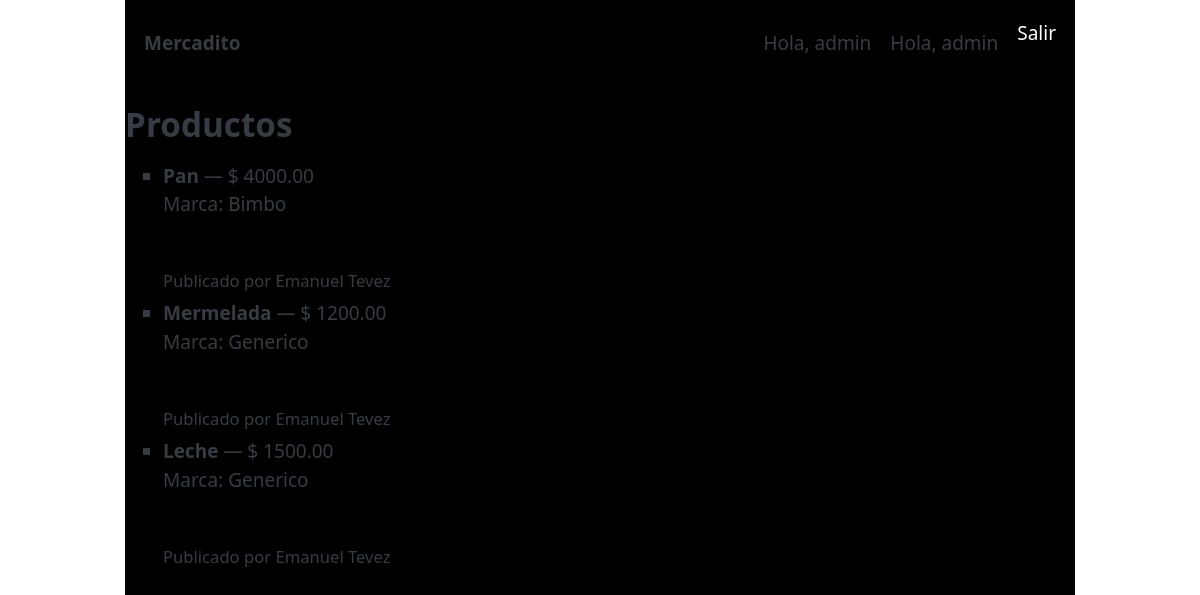
Screenshot of /productos/lista/ (signed in) with the database file from the repository.
### market/models.py (models this page shows, shortened)
class Product(models.Model):
    seller = models.ForeignKey(settings.AUTH_USER_MODEL, on_delete=models.CASCADE, related_name="products")
    title = models.CharField(max_length=200)
    description = models.TextField(blank=True)
    marca = models.CharField(max_length=100, blank=True, default="Generico")
    price = models.DecimalField(max_digits=12, decimal_places=2)
    created_at = models.DateTimeField(auto_now_add=True)
    active = models.BooleanField(default=True)

### market/views.py (the view)
# urls.py: path("lista/", product_list, name="product-list"),  # market
def product_list(request):
    products = Product.objects.filter(active=True).order_by("-created_at")
    return render(request, "product_list.html", {"products": products})

### market/templates/product_list.html
{% extends "base.html" %}
{% block content %}
<h2>Productos</h2>
<ul>
  {% for p in products %}
    <li>
      <strong>{{ p.title }}</strong> — $ {{ p.price }}  <p>Marca: {{ p.marca }}</p>  <br>
      <small>Publicado por {{ p.seller.get_full_name|default:p.seller.username }}</small>
    </li>
  {% empty %}
    <li>No hay productos aún.</li>
  {% endfor %}
</ul>
{% endblock %}

### core/templates/base.html (shortened to what this page needs)
<!doctype html>
<html lang="es">
<head>
  <link href="https://cdn.jsdelivr.net/npm/bootstrap@5.3.8/dist/css/bootstrap.min.css" rel="stylesheet">
  <link rel="stylesheet"
        href="https://cdn.jsdelivr.net/npm/@picocss/pico@2/css/pico.min.css">
</head>
<body class="container dark bg-black">
  <nav class="container-fluid dark">
    <ul>
      <li><strong>Mercadito</strong></li>
    </ul>
    <ul>
      {% if user.is_authenticated %}
        <li>Hola, {{ user.first_name|default:user.username }}</li>
        {% if user.is_authenticated %}
          <li>Hola, {{ user.first_name|default:user.username }}</li>
          <li>
            <form method="post" action="{% url 'account_logout' %}">
              <button type="submit" class="btn btn-link nav-link" style="display:inline; padding:0; border:none; background:none;">
                Salir
              </button>
            </form>
          </li>
        {% else %}
          <li><a href="{% url 'account_login' %}">Entrar</a></li>
        {% endif %}
      {% else %}
        <li><a href="{% url 'account_login' %}">Entrar</a></li>
      {% endif %}
    </ul>
  </nav>
  <main class="container">
    {% block content %}{% endblock %}
  </main>
</body>
</html>

### rows the page displays
Product: title "Pan", price "4000.00", marca "Bimbo", seller.get_full_name "Emanuel Tevez"
Product: title "Mermelada", price "1200.00", marca "Generico", seller.get_full_name "Emanuel Tevez"
Product: title "Leche", price "1500.00", marca "Generico", seller.get_full_name "Emanuel Tevez"

### other values shown
{{ user.first_name|default:user.username }} "admin"
